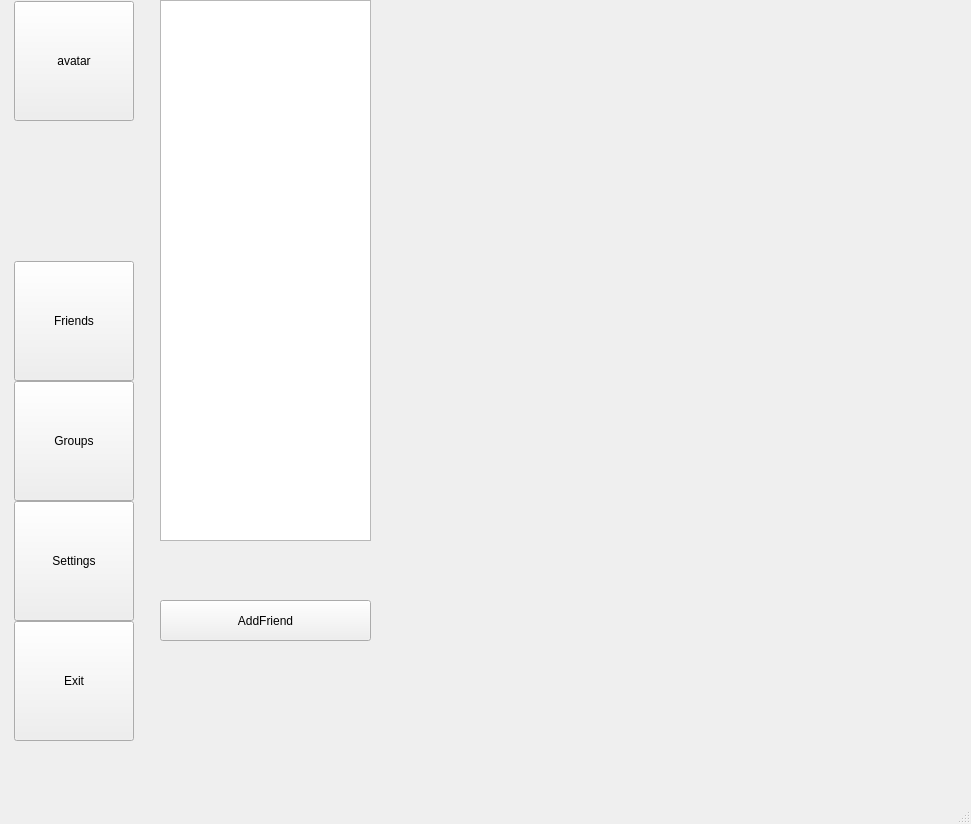
<?xml version="1.0" encoding="UTF-8"?>
<ui version="4.0">
 <class>mainWindow</class>
 <widget class="QMainWindow" name="mainWindow">
  <property name="geometry">
   <rect>
    <x>0</x>
    <y>0</y>
    <width>971</width>
    <height>824</height>
   </rect>
  </property>
  <property name="windowTitle">
   <string>MainWindow</string>
  </property>
  <widget class="QWidget" name="centralwidget">
   <widget class="QWidget" name="widget_" native="true">
    <property name="geometry">
     <rect>
      <x>14</x>
      <y>1</y>
      <width>120</width>
      <height>740</height>
     </rect>
    </property>
    <property name="minimumSize">
     <size>
      <width>120</width>
      <height>740</height>
     </size>
    </property>
    <property name="maximumSize">
     <size>
      <width>120</width>
      <height>740</height>
     </size>
    </property>
    <widget class="QPushButton" name="pushButton_friends">
     <property name="geometry">
      <rect>
       <x>0</x>
       <y>260</y>
       <width>120</width>
       <height>120</height>
      </rect>
     </property>
     <property name="minimumSize">
      <size>
       <width>120</width>
       <height>120</height>
      </size>
     </property>
     <property name="maximumSize">
      <size>
       <width>120</width>
       <height>120</height>
      </size>
     </property>
     <property name="text">
      <string>Friends</string>
     </property>
     <property name="checkable">
      <bool>false</bool>
     </property>
    </widget>
    <widget class="QPushButton" name="pushButton_groups">
     <property name="geometry">
      <rect>
       <x>0</x>
       <y>380</y>
       <width>120</width>
       <height>120</height>
      </rect>
     </property>
     <property name="minimumSize">
      <size>
       <width>120</width>
       <height>120</height>
      </size>
     </property>
     <property name="maximumSize">
      <size>
       <width>120</width>
       <height>120</height>
      </size>
     </property>
     <property name="text">
      <string>Groups</string>
     </property>
     <property name="checkable">
      <bool>false</bool>
     </property>
    </widget>
    <widget class="QPushButton" name="pushButton_set">
     <property name="geometry">
      <rect>
       <x>0</x>
       <y>500</y>
       <width>120</width>
       <height>120</height>
      </rect>
     </property>
     <property name="minimumSize">
      <size>
       <width>120</width>
       <height>120</height>
      </size>
     </property>
     <property name="maximumSize">
      <size>
       <width>120</width>
       <height>120</height>
      </size>
     </property>
     <property name="text">
      <string>Settings</string>
     </property>
     <property name="checkable">
      <bool>false</bool>
     </property>
    </widget>
    <widget class="QPushButton" name="pushButton_avatar">
     <property name="geometry">
      <rect>
       <x>0</x>
       <y>0</y>
       <width>120</width>
       <height>120</height>
      </rect>
     </property>
     <property name="minimumSize">
      <size>
       <width>120</width>
       <height>120</height>
      </size>
     </property>
     <property name="maximumSize">
      <size>
       <width>120</width>
       <height>120</height>
      </size>
     </property>
     <property name="text">
      <string>avatar</string>
     </property>
    </widget>
    <widget class="QPushButton" name="pushButton_exit">
     <property name="geometry">
      <rect>
       <x>0</x>
       <y>620</y>
       <width>120</width>
       <height>120</height>
      </rect>
     </property>
     <property name="minimumSize">
      <size>
       <width>120</width>
       <height>120</height>
      </size>
     </property>
     <property name="maximumSize">
      <size>
       <width>120</width>
       <height>120</height>
      </size>
     </property>
     <property name="text">
      <string>Exit</string>
     </property>
    </widget>
   </widget>
   <widget class="QStackedWidget" name="stackedWidget">
    <property name="geometry">
     <rect>
      <x>140</x>
      <y>0</y>
      <width>1135</width>
      <height>742</height>
     </rect>
    </property>
    <property name="currentIndex">
     <number>1</number>
    </property>
    <widget class="QWidget" name="page_empty"/>
    <widget class="QWidget" name="page_0th">
     <widget class="QListWidget" name="friendList">
      <property name="geometry">
       <rect>
        <x>20</x>
        <y>0</y>
        <width>211</width>
        <height>541</height>
       </rect>
      </property>
     </widget>
     <widget class="QWidget" name="chatWindow" native="true">
      <property name="geometry">
       <rect>
        <x>290</x>
        <y>40</y>
        <width>321</width>
        <height>511</height>
       </rect>
      </property>
     </widget>
     <widget class="QPushButton" name="pushButton_addFriend">
      <property name="geometry">
       <rect>
        <x>20</x>
        <y>600</y>
        <width>211</width>
        <height>41</height>
       </rect>
      </property>
      <property name="text">
       <string>AddFriend</string>
      </property>
     </widget>
    </widget>
    <widget class="QWidget" name="page_1th">
     <widget class="QWidget" name="widget_5" native="true">
      <property name="geometry">
       <rect>
        <x>10</x>
        <y>0</y>
        <width>600</width>
        <height>591</height>
       </rect>
      </property>
      <property name="minimumSize">
       <size>
        <width>600</width>
        <height>0</height>
       </size>
      </property>
      <property name="maximumSize">
       <size>
        <width>600</width>
        <height>16777215</height>
       </size>
      </property>
      <layout class="QHBoxLayout" name="horizontalLayout_2">
       <item>
        <layout class="QVBoxLayout" name="verticalLayout_2">
         <item>
          <widget class="QPushButton" name="pushButton_searchGroup">
           <property name="text">
            <string>Search</string>
           </property>
          </widget>
         </item>
         <item>
          <widget class="QListWidget" name="groupList"/>
         </item>
         <item>
          <widget class="QPushButton" name="pushButton_addGroup">
           <property name="text">
            <string>Add Group</string>
           </property>
          </widget>
         </item>
        </layout>
       </item>
       <item>
        <widget class="QTextEdit" name="groupChat"/>
       </item>
      </layout>
     </widget>
    </widget>
    <widget class="QWidget" name="page_2th">
     <widget class="QWidget" name="widget_4" native="true">
      <property name="geometry">
       <rect>
        <x>280</x>
        <y>60</y>
        <width>321</width>
        <height>491</height>
       </rect>
      </property>
     </widget>
     <widget class="QListWidget" name="listWidget_3">
      <property name="geometry">
       <rect>
        <x>20</x>
        <y>10</y>
        <width>211</width>
        <height>541</height>
       </rect>
      </property>
      <item>
       <property name="text">
        <string>Setting</string>
       </property>
      </item>
      <item>
       <property name="text">
        <string>New Item</string>
       </property>
      </item>
      <item>
       <property name="text">
        <string>New Item</string>
       </property>
      </item>
      <item>
       <property name="text">
        <string>New Item</string>
       </property>
      </item>
      <item>
       <property name="text">
        <string>New Item</string>
       </property>
      </item>
      <item>
       <property name="text">
        <string>New Item</string>
       </property>
      </item>
      <item>
       <property name="text">
        <string>New Item</string>
       </property>
      </item>
      <item>
       <property name="text">
        <string>New Item</string>
       </property>
      </item>
      <item>
       <property name="text">
        <string>New Item</string>
       </property>
      </item>
      <item>
       <property name="text">
        <string>New Item</string>
       </property>
      </item>
      <item>
       <property name="text">
        <string>New Item</string>
       </property>
      </item>
      <item>
       <property name="text">
        <string>New Item</string>
       </property>
      </item>
      <item>
       <property name="text">
        <string>New Item</string>
       </property>
      </item>
      <item>
       <property name="text">
        <string>New Item</string>
       </property>
      </item>
      <item>
       <property name="text">
        <string>New Item</string>
       </property>
      </item>
      <item>
       <property name="text">
        <string>New Item</string>
       </property>
      </item>
      <item>
       <property name="text">
        <string>New Item</string>
       </property>
      </item>
      <item>
       <property name="text">
        <string>User2</string>
       </property>
      </item>
     </widget>
    </widget>
   </widget>
  </widget>
  <widget class="QMenuBar" name="menubar">
   <property name="geometry">
    <rect>
     <x>0</x>
     <y>0</y>
     <width>971</width>
     <height>28</height>
    </rect>
   </property>
  </widget>
  <widget class="QStatusBar" name="statusbar"/>
 </widget>
 <resources/>
 <connections/>
</ui>
